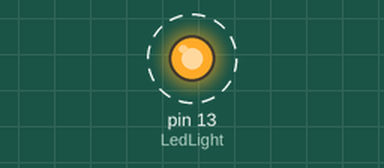
A sketch run on a simulated Arduino Uno, built with avr-gcc and run on an emulated ATmega328P. Shown: output pins drawn as LEDs (lit = HIGH). Dashed ring = blinking.

Above: at 0.5 s.
Timing chart, 0 to 4.6 s (numbered marks = the images above):
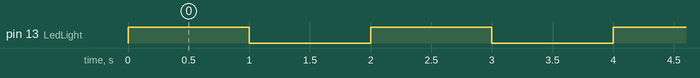

The sketch:

LedmBlink.ino
```cpp
// Visual Micro is in vMicro>General>Tutorial Mode
//
/*
    Name:       LedmBlink.ino
    Created:	2024-05-19 12:48:39 AM
    Author:     MACLAIN\Makan
*/

// Define User Types below here or use a .h file
//

// Define Function Prototypes that use User Types below here or use a .h file
//


// Define Functions below here or use other .ino or cpp files
//
int LedLight = 13;

// The setup() function runs once each time the micro-controller starts
void setup()
{
    Serial.begin(15200);
    pinMode(LedLight, OUTPUT);

}

// Add the main program code into the continuous loop() function
void loop()
{

    digitalWrite(LedLight, HIGH);
    delay(1000);
    digitalWrite(LedLight, LOW);
    delay(1000);

}
```

Measured:
- by itself, pin 13 (LedLight): alternates HIGH for 1.0 s and LOW for 1.0 s
